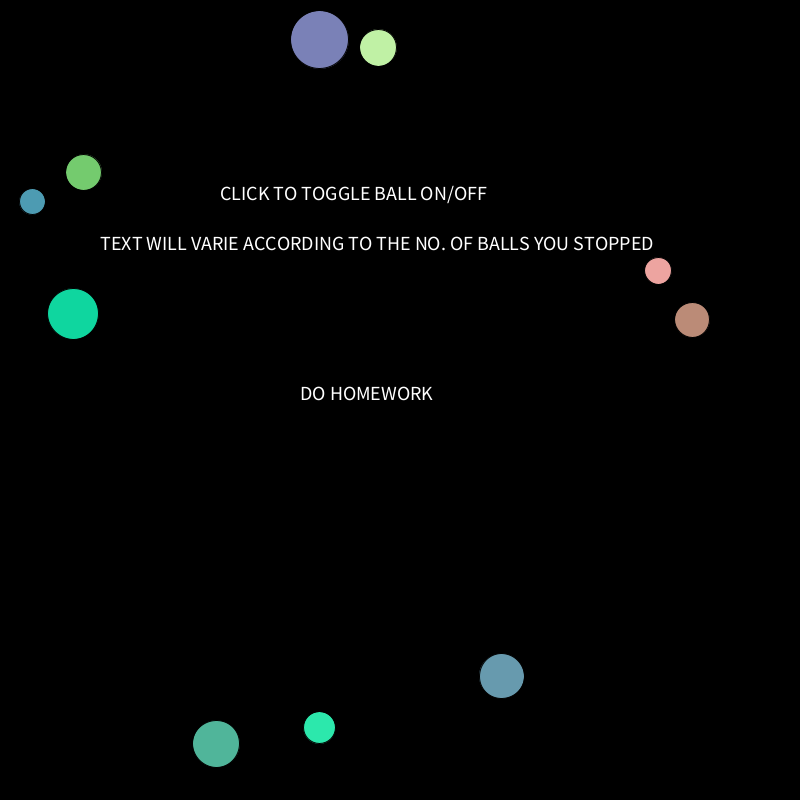
Frame 1 (no input)
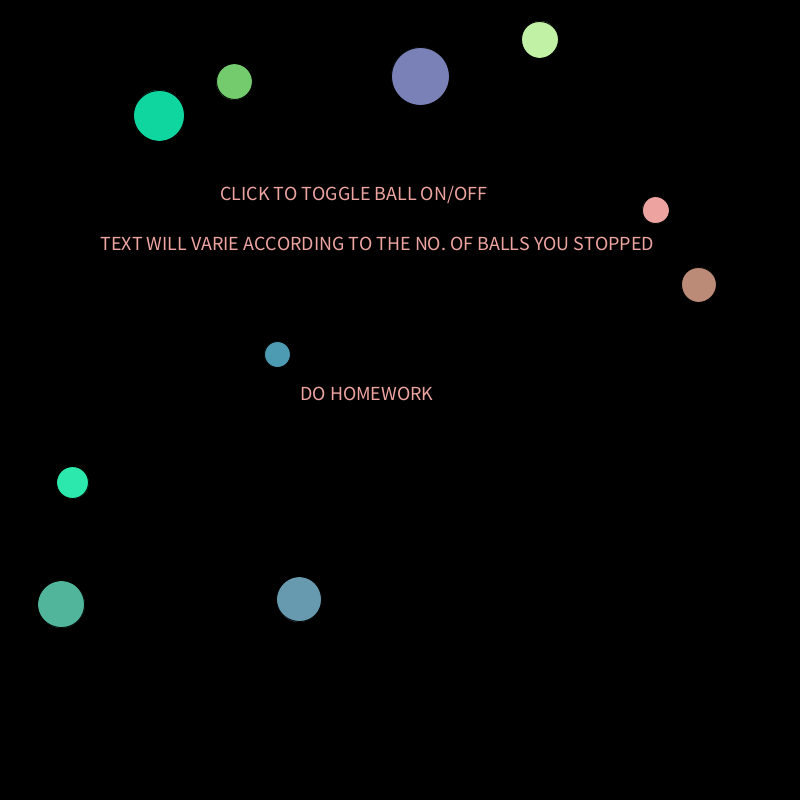
Frame 60 (the mouse pressed at the canvas centre just before this capture)
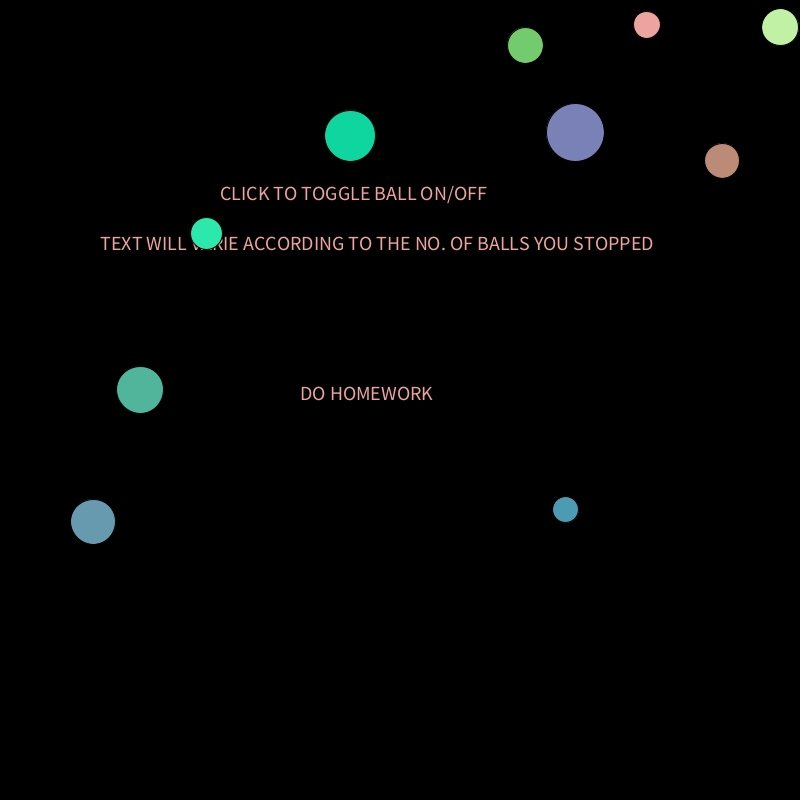
Frame 120 (the mouse held since frame 60 and released just before this capture)

The Processing sketch that drew these frames (run headless with seeded random() and noise(); from frame 60 on, the mouse is pressed at the canvas centre):

// Processing sketch: Cecil_Boey___Week_6_HW
// ── Cecil_Boey___Week_6_HW.pde
int num = 10;
int prob = 2;
int prob2 = 2;
int size[] = new int[num];
float xPos[] = new float[num], yPos[] = new float[num];
float xSpeed[] = new float[num], ySpeed[] = new float[num];
color col[] = new color [num];
int opac[] = new int[num];

String words[] = {"DO", "DON'T DO", "MAYBE DO"};


boolean off;
boolean move;
boolean stat;







void setup()
{

  size(800, 800  );

  off = false;




  for (int i=0; i<num; i++)
  {


    size[i] = floor(random(25, 60));
    xPos[i] = random(size[i]/2, width-size[i]/2);
    yPos[i] = random(size[i]/2, height-size[i]/2);
    xSpeed[i] = random(-5, 5);
    ySpeed[i] = random(-5, 5);
    col[i] = color(random(0, 255), random(120, 255), random(100, 200));
    opac[i] = 255;

    for (int j=i+1; j<num; j++)
    {
      float d2 = (dist(xPos[i], yPos[i], xPos[j], yPos[j]));

      if (d2 <= (size[i]/2+size[j]/2))//Nest setup to prevent overlap spawnin of balls
      {
        xPos[j] = random(size[i]/2 + size[j], width-(size[i]/2 + size[j]));
        yPos[j] = random(size[i]/2 + size[j], height-(size[i]/2 + size[j]));
      }
    }
  }
}

void draw()
{

  background(0);

  textSize(20);
  text("CLICK TO TOGGLE BALL ON/OFF", 220, 200);
  text("TEXT WILL VARIE ACCORDING TO THE NO. OF BALLS YOU STOPPED", 100, 250);

  if (prob2 == prob)//Booleans and variables setup for varaitions of text display upon conditions 
  {
    textSize(20);
    text(words[0] + " HOMEWORK", 300, 400);
  }
  if (prob2 <= prob -5)
  {
    textSize(20);
    text(words[1] + " HOMEWORK", 300, 400);
  }
  if (prob2 <= prob-1 && prob2 >= prob-4)
  {
    textSize(20);
    text(words[2] + " HOMEWORK", 300, 400);
  }



  for (int i = 0; i < num; i++)
  {



    if (xPos[i] <= size[i]/2 || xPos[i] >= width - size[i]/2)
    {
      xSpeed[i] = -xSpeed[i];
    }
    if (yPos[i] <= size[i]/2 || yPos[i] >= height - size[i]/2)
    {
      ySpeed[i] = -ySpeed[i];
    }



    println(prob);


    float d = dist(mouseX, mouseY, xPos[i], yPos[i]);


    if (mousePressed)//boolean setup for the toggling of ball start and pause
    {
      if (d < size[i]/2)
      { 
        if (off)
        {
          xSpeed[i] = random(0, 0);
          ySpeed[i] = random(0, 0);
          prob += 1;
          prob2 += 1;
        } 

        if (move)
        {
          xSpeed[i] = random(-5, 5);
          ySpeed[i] = random(-5, 5);
          prob2 -= 1;
          move = false;
        }
      }
    }







    for (int j = i+1; j < num; j++)//Nest setup for collisions between balls
    {
      float d2 = (dist(xPos[i], yPos[i], xPos[j], yPos[j]));

      if (d2 <=(size[i]/2+size[j]/2)) 
      {
        xSpeed[i] = -xSpeed[i];
        ySpeed[i] = -ySpeed[i];
        xSpeed[j] = -xSpeed[j];
        ySpeed[j] = -ySpeed[j];
      }
    }



    fill(col[i], opac[i]);
    ellipse(xPos[i]+=xSpeed[i], yPos[i]+=ySpeed[i], size[i], size[i]);
  }
}



void mousePressed() //void for boolean setup for the toggling of ball start and pause
{ 

  off = !off;

  if (off == false)
  {
    move = true;
  }
  if (off == true)
  {
    move = false;
  }
}
